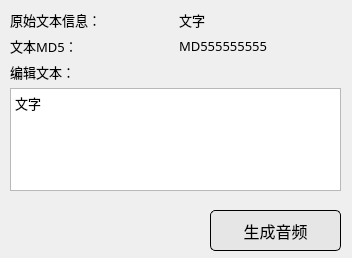
<?xml version="1.0" encoding="UTF-8"?>
<ui version="4.0">
 <class>SettingsWidget</class>
 <widget class="QWidget" name="SettingsWidget">
  <property name="geometry">
   <rect>
    <x>0</x>
    <y>0</y>
    <width>352</width>
    <height>258</height>
   </rect>
  </property>
  <property name="windowTitle">
   <string>Form</string>
  </property>
  <widget class="QWidget" name="gridLayoutWidget">
   <property name="geometry">
    <rect>
     <x>0</x>
     <y>0</y>
     <width>351</width>
     <height>201</height>
    </rect>
   </property>
   <layout class="QGridLayout" name="gridLayout">
    <property name="leftMargin">
     <number>10</number>
    </property>
    <property name="topMargin">
     <number>10</number>
    </property>
    <property name="rightMargin">
     <number>10</number>
    </property>
    <property name="bottomMargin">
     <number>10</number>
    </property>
    <item row="1" column="1">
     <widget class="QLabel" name="md5_info_lb">
      <property name="font">
       <font>
        <family>微软雅黑</family>
        <pointsize>10</pointsize>
       </font>
      </property>
      <property name="text">
       <string>MD555555555</string>
      </property>
     </widget>
    </item>
    <item row="2" column="0">
     <widget class="QLabel" name="label_4">
      <property name="font">
       <font>
        <family>微软雅黑</family>
        <pointsize>10</pointsize>
       </font>
      </property>
      <property name="text">
       <string>编辑文本：</string>
      </property>
     </widget>
    </item>
    <item row="0" column="0">
     <widget class="QLabel" name="label">
      <property name="font">
       <font>
        <family>微软雅黑</family>
        <pointsize>10</pointsize>
       </font>
      </property>
      <property name="text">
       <string>原始文本信息：</string>
      </property>
     </widget>
    </item>
    <item row="0" column="1">
     <widget class="QLabel" name="text_info_lb">
      <property name="font">
       <font>
        <family>微软雅黑</family>
        <pointsize>10</pointsize>
       </font>
      </property>
      <property name="text">
       <string>文字</string>
      </property>
     </widget>
    </item>
    <item row="1" column="0">
     <widget class="QLabel" name="label_2">
      <property name="font">
       <font>
        <family>微软雅黑</family>
        <pointsize>10</pointsize>
       </font>
      </property>
      <property name="text">
       <string>文本MD5：</string>
      </property>
     </widget>
    </item>
    <item row="3" column="0" colspan="2">
     <widget class="QTextEdit" name="textEdit">
      <property name="font">
       <font>
        <family>微软雅黑</family>
        <pointsize>10</pointsize>
       </font>
      </property>
      <property name="html">
       <string>&lt;!DOCTYPE HTML PUBLIC &quot;-//W3C//DTD HTML 4.0//EN&quot; &quot;http://www.w3.org/TR/REC-html40/strict.dtd&quot;&gt;
&lt;html&gt;&lt;head&gt;&lt;meta name=&quot;qrichtext&quot; content=&quot;1&quot; /&gt;&lt;style type=&quot;text/css&quot;&gt;
p, li { white-space: pre-wrap; }
&lt;/style&gt;&lt;/head&gt;&lt;body style=&quot; font-family:'微软雅黑'; font-size:10pt; font-weight:400; font-style:normal;&quot;&gt;
&lt;p style=&quot; margin-top:0px; margin-bottom:0px; margin-left:0px; margin-right:0px; -qt-block-indent:0; text-indent:0px;&quot;&gt;文字&lt;/p&gt;&lt;/body&gt;&lt;/html&gt;</string>
      </property>
     </widget>
    </item>
   </layout>
  </widget>
  <widget class="QPushButton" name="pushButton">
   <property name="geometry">
    <rect>
     <x>210</x>
     <y>210</y>
     <width>131</width>
     <height>41</height>
    </rect>
   </property>
   <property name="font">
    <font>
     <family>微软雅黑</family>
     <pointsize>12</pointsize>
    </font>
   </property>
   <property name="cursor">
    <cursorShape>PointingHandCursor</cursorShape>
   </property>
   <property name="styleSheet">
    <string notr="true">QPushButton{
    border: 1px solid #000000;
	border-radius: 5px;
	background-color: rgb(230, 230, 230)
}

QPushButton:hover{
    border: 1px solid #000000;
	border-radius: 5px;
	background-color: rgb(200, 200, 200);
}</string>
   </property>
   <property name="text">
    <string>生成音频</string>
   </property>
  </widget>
 </widget>
 <resources/>
 <connections/>
</ui>
